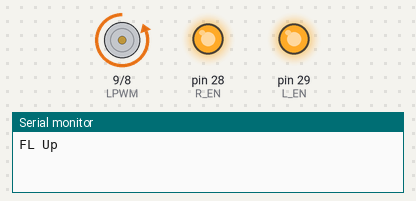
Simulated run of this sketch. Board: Arduino Mega 2560, built with avr-gcc and run on an emulated ATmega2560. On the bench: motor-driver pin pairs drawn as motors (green arrow = first pin HIGH = forward, orange = second pin HIGH = backward, longer = more drive), output pins drawn as LEDs (lit = HIGH), the last lines printed to the serial monitor.

Above: at 1.0 s.
At 2.2 s:
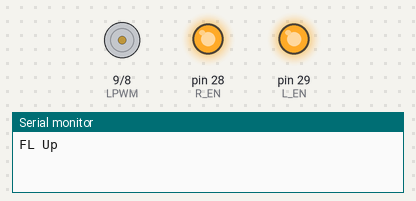
At 3.5 s:
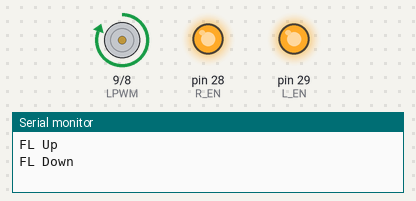
Timing chart, 0 to 6.5 s (numbered marks = the images above):
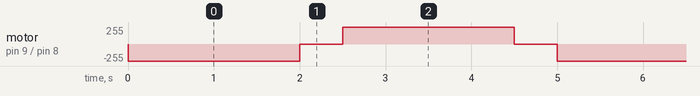

Measured:
- by itself, motor on pin 9 (LPWM) / pin 8 (RPWM): repeats every 5.0 s: stopped 0.50 s, forward 255/255 2.0 s, stopped 0.50 s, backward 255/255 2.0 s

The sketch:

RR.ino
```cpp
const int RPWM = 8;  const int LPWM = 9;
const int R_EN = 28; const int L_EN = 29;

void setup() {
  pinMode(RPWM, OUTPUT); pinMode(LPWM, OUTPUT);
  pinMode(R_EN, OUTPUT); pinMode(L_EN, OUTPUT);
  digitalWrite(R_EN, HIGH); digitalWrite(L_EN, HIGH);
  Serial.begin(9600);
}

void loop() {
  Serial.println("FL Up");
  analogWrite(RPWM, 255); analogWrite(LPWM, 0);
  delay(2000);
  analogWrite(RPWM, 0); analogWrite(LPWM, 0);
  delay(500);
  Serial.println("FL Down");
  analogWrite(RPWM, 0); analogWrite(LPWM, 255);
  delay(2000);
  analogWrite(RPWM, 0); analogWrite(LPWM, 0);
  delay(500);
}
```
